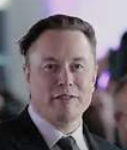
#> input picture testcode/test.png, 127 x 150 px, given in place of mask.png, which was not available
$ python mask_test.py
#> lines starting #> are read from the running program, lines starting #| are printed output that depends on the picture; pictures that were not available may be replaced by others from this repository, and a replacement may not be noted
import cv2

def show_mask():
    mask_path = '/data/szy4017/code/detr/mask.png'
    img_path = '/data/szy4017/code/detr/img.png'

    mask = cv2.imread(mask_path)
#> mask is the input picture: shape (150, 127, 3); mean B, G, R 115.5, 108.5, 118.2
    img = cv2.imread(img_path)
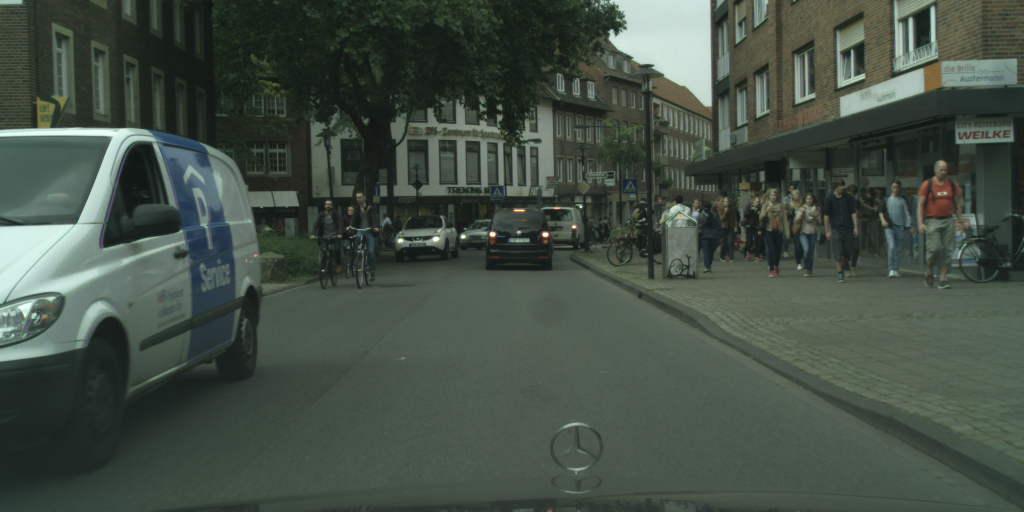
#> input picture img.png, 2048 x 1024 px, found by its file name (shown at 1/2 size)
#> img is the input picture: shape (1024, 2048, 3); mean B, G, R 69.5, 79.5, 68.1

    h, w, c = mask.shape
#> h = 150; w = 127; c = 3
    H, W, C = img.shape
#> H = 1024; W = 2048; C = 3
    mask = cv2.resize(mask, (W, H))
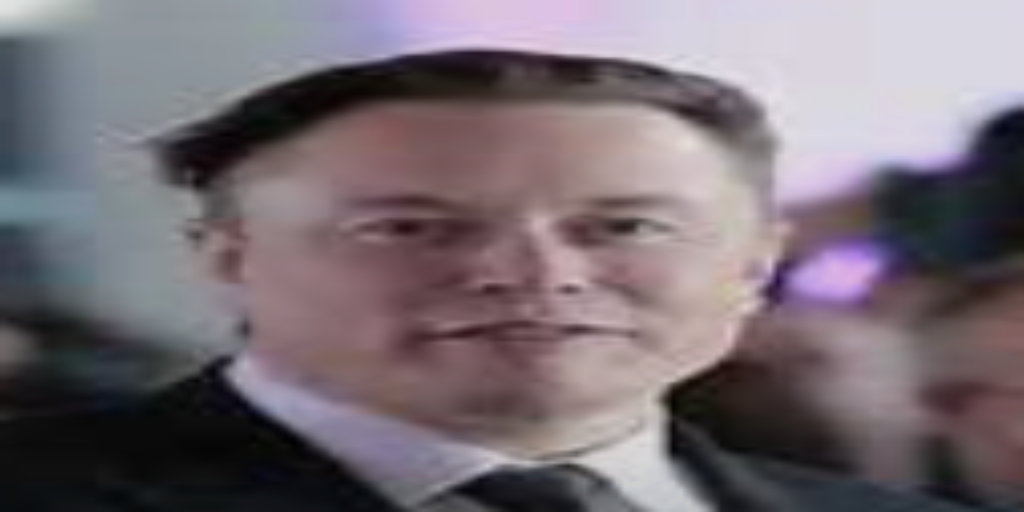
#> mask: shape (1024, 2048, 3) (shown at 1/2 size); mean B, G, R 115.3, 108.3, 118.1

    maskaddimg = cv2.add(img, mask)
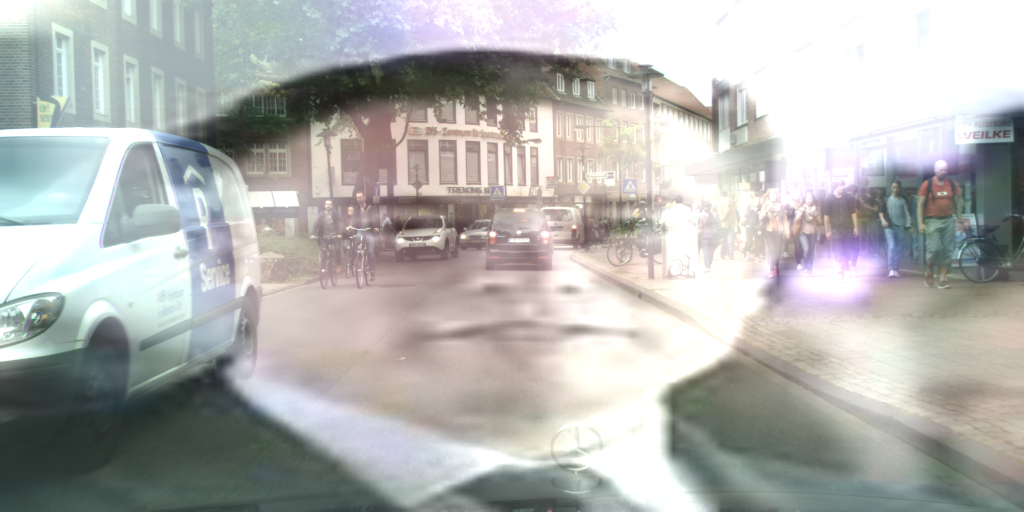
#> maskaddimg: shape (1024, 2048, 3) (shown at 1/2 size); mean B, G, R 176.6, 179.1, 178.3
    cv2.imwrite('maskaddimg.png', maskaddimg)


if __name__ == '__main__':
    show_mask()
